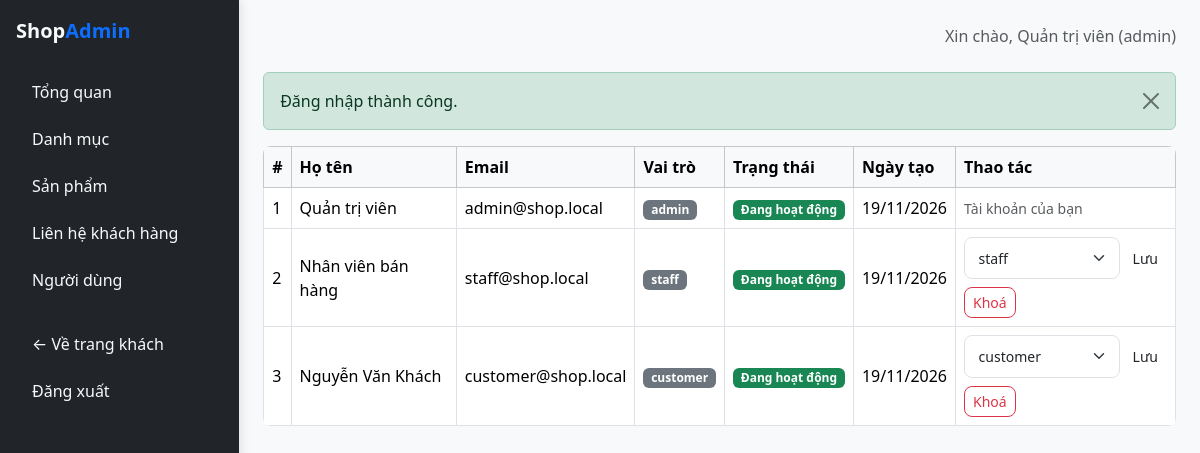
/public/admin/user (signed in), run on the app's committed database.
### tables this page shows
CREATE TABLE `users` (
    `id` INT AUTO_INCREMENT PRIMARY KEY,
    `full_name` VARCHAR(100) NOT NULL,
    `email` VARCHAR(150) NOT NULL UNIQUE,
    `password` VARCHAR(255) NOT NULL,
    `phone` VARCHAR(20) DEFAULT NULL,
    `address` VARCHAR(255) DEFAULT NULL,
    `role` ENUM('admin', 'staff', 'customer') NOT NULL DEFAULT 'customer',
    `status` ENUM('active', 'locked') NOT NULL DEFAULT 'active',
    `created_at` TIMESTAMP DEFAULT CURRENT_TIMESTAMP,
    `updated_at` TIMESTAMP DEFAULT CURRENT_TIMESTAMP ON UPDATE CURRENT_TIMESTAMP
);

### app/core/Controller.php (called while the page is built, shortened)
<?php
abstract class Controller
{
    protected function view(string $view, array $data = [], string|false $layout = 'main'): void
    {
        $viewFile = __DIR__ . '/../views/' . $view . '.php';
        $layoutFile = __DIR__ . '/../views/layouts/' . $layout . '.php';
        $content = function () use ($viewFile, $data) {
            extract($data);
            require $viewFile;
        };
        require $layoutFile;
    }
}

### app/core/AdminController.php (called while the page is built, shortened)
<?php
abstract class AdminController extends Controller
{
protected function view(string $view, array $data = [], string|false
$layout = 'admin'): void
{
parent::view($view, $data, $layout);
}
}

### app/controllers/admin/AdminUserController.php (called while the page is built, shortened)
<?php
class AdminUserController extends AdminController
{
public function index(): void
{
$users = User::all('created_at DESC');
$this->view('admin/user/index', ['pageTitle' => 'Quản lý người
dùng', 'users' => $users]);
}
}

### app/core/App.php (called while the page is built, shortened)
<?php
class App
{
    protected string $action;
    protected array $params = [];
    public function __construct()
    {
        $url = $_GET['url'] ?? '';
        if ($url === '') {
            if (!empty($_SERVER['PATH_INFO'])) {
                $url = $_SERVER['PATH_INFO'];
            }
        }
        $url = preg_replace('#^/?index\.php/?#i', '', $url);
        $url = trim($url, '/');
        $segments = $url === '' ? [] : explode('/', $url);
        if (($segments[0] ?? '') === 'admin') {
            $this->action = $segments[2] ?? 'index';
            $this->params = array_slice($segments, 3);
        } else {
            $this->controllerName = ucfirst($segments[0] ?? 'home') . 'Controller';
            $this->action = $segments[1] ?? 'index';
            $this->params = array_slice($segments, 2);
        }
        $this->dispatch();
    }
    protected function dispatch(): void
    {
        $controller = new $this->controllerName();
        call_user_func_array([$controller, $this->action], $this->params);
    }
}

### public/index.php (called while the page is built, shortened)
<?php
require_once __DIR__ . '/../app/core/helpers.php';
spl_autoload_register(function (string $class): void {
$directories = [
__DIR__ . '/../app/core/',
__DIR__ . '/../app/controllers/',
__DIR__ . '/../app/controllers/admin/',
__DIR__ . '/../app/models/',
__DIR__ . '/../app/services/',
];
foreach ($directories as $dir) {
$file = $dir . $class . '.php';
if (file_exists($file)) {
return;
}
}
});
new App();
?>

### app/core/helpers.php (called while the page is built, shortened)
<?php
function e(?string $value): string
{
    return htmlspecialchars((string) ($value ?? ''), ENT_QUOTES, 'UTF-8');
}
function base_url(string $path = ''): string
{
    static $base = null;
    if ($base === null) {
        if (defined('BASE_URL') && BASE_URL !== 'http://localhost/shop/public/') {
            $base = rtrim(BASE_URL, '/');
        } else {
            $scriptName = str_replace('\\', '/', $_SERVER['SCRIPT_NAME'] ?? '');
            $dir = dirname($scriptName);
            $base = ($dir === '/' || $dir === '\\') ? '' : rtrim($dir, '/');
        }
    }
    $path = ltrim($path, '/');
    return $path === '' ? ($base === '' ? '/' : $base . '/') : $base . '/' . $path;
}
function asset(string $path): string
{
    $cleanPath = ltrim($path, '/');
    return base_url($cleanPath);
}
function flash(string $key, ?string $message = null, string $type = 'success'): ?array
{
    if (!empty($_SESSION['flash'][$key])) {
        $data = $_SESSION['flash'][$key];
        return $data;
    }
    return null;
}

### app/core/Auth.php (called while the page is built, shortened)
<?php
class Auth
{
public static function user(): ?array
{
return $_SESSION['user'] ?? null;
}
public static function id(): ?int
{
return isset($_SESSION['user']['id']) ? (int)
$_SESSION['user']['id'] : null;
}
public static function role(): ?string
{
return $_SESSION['user']['role'] ?? null;
}
}

### app/core/Database.php (called while the page is built, shortened)
<?php
class Database
{
    private static ?PDO $instance = null;
    public static function getInstance(): PDO
    {
        if (self::$instance === null) {
            $host = defined('DB_HOST') ? DB_HOST : 'localhost';
            $name = defined('DB_NAME') ? DB_NAME : 'shop_db';
            $user = defined('DB_USER') ? DB_USER : 'root';
            $pass = defined('DB_PASS') ? DB_PASS : '';
            $charset = defined('DB_CHARSET') ? DB_CHARSET : 'utf8mb4';
            $dsn = "mysql:host={$host};dbname={$name};charset={$charset}";
            $options = [
                PDO::ATTR_ERRMODE            => PDO::ERRMODE_EXCEPTION,
                PDO::ATTR_DEFAULT_FETCH_MODE => PDO::FETCH_ASSOC,
                PDO::ATTR_EMULATE_PREPARES   => false,
            ];
            try {
                self::$instance = new PDO($dsn, $user, $pass, $options);
            } catch (PDOException $e) {
                try {
                    $initDsn = "mysql:host={$host};charset={$charset}";
                    $initPdo = new PDO($initDsn, $user, $pass, $options);
                    $initPdo->exec("CREATE DATABASE IF NOT EXISTS `{$name}` CHARACTER SET utf8mb4 COLLATE utf8mb4_unicode_ci");
                    self::$instance = new PDO($dsn, $user, $pass, $options);
                    $schemaFile = __DIR__ . '/../../database/schema.sql';
                    if (file_exists($schemaFile)) {
                        $sql = file_get_contents($schemaFile);
                        self::$instance->exec($sql);
                    }
                } catch (PDOException $ex) {
                    error_log('Loi ket noi CSDL: ' . $ex->getMessage());
                    http_response_code(500);
                    die('Lỗi kết nối cơ sở dữ liệu: ' . $ex->getMessage());
                }
            }
        }
        return self::$instance;
    }
}

### app/core/Model.php (called while the page is built, shortened)
<?php
abstract class Model
{
protected static string $table = '';
protected static function db(): PDO
{
return Database::getInstance();
}
public static function all(string $orderBy = ''): array
{
$sql = 'SELECT * FROM ' . static::$table;
if ($orderBy !== '') {
$sql .= ' ORDER BY ' . $orderBy;
}
return static::db()->query($sql)->fetchAll();
}
}
?>

### app/views/admin/user/index.php (the view, shortened to what this page needs)
<div class="table-responsive">
<table class="table table-bordered align-middle bg-white">
<thead class="table-light">
<tr>
<th>#</th>
<th>Họ tên</th>
<th>Email</th>
<th>Vai trò</th>
<th>Trạng thái</th>
<th>Ngày tạo</th>
<?php if (Auth::role() === 'admin'): ?><th style="width:
220px;">Thao tác</th><?php endif; ?>
</tr>
</thead>
<tbody>
<?php foreach ($users as $u): ?>
<tr>
<td><?= (int) $u['id'] ?></td>
<td><?= e($u['full_name']) ?></td>
<td><?= e($u['email']) ?></td>
<td><span class="badge bg-secondary"><?= e($u['role'])
?></span></td>
<td>
<?php if ($u['status'] === 'active'): ?>
<span class="badge bg-success">Đang hoạt
động</span>
<?php else: ?>
<span class="badge bg-danger">Đã khoá</span>
<?php endif; ?>
</td>
<td><?= e(date('d/m/Y', strtotime($u['created_at'])))
?></td>
<?php if (Auth::role() === 'admin'): ?>
<td>
<?php if ((int) $u['id'] === (int) Auth::id()): ?>
<span class="text-muted small">Tài khoản của
bạn</span>
<?php else: ?>
<div class="d-flex flex-column gap-2">
<form method="POST" action="<?=
e(base_url('admin/user/role')) ?>" class="d-flex gap-1">
<select name="role" class="form-select
form-select-sm">
<?php foreach (['customer',
'staff', 'admin'] as $r): ?>
<option value="<?= $r ?>" <?=
$u['role'] === $r ? 'selected' : '' ?>>
<?= $r ?>
</option>
<?php endforeach; ?>
</select>
<button class="btn btn-sm btn-outline-
primary">Lưu</button>
</form>
<form method="POST" action="<?=
e(base_url('admin/user/status')) ?>">
<button class="btn btn-sm <?=
$u['status'] === 'active' ? 'btn-outline-danger' : 'btn-outline-success'
?>">
<?= $u['status'] === 'active' ?
'Khoá' : 'Mở khoá' ?>
</button>
</form>
</div>
<?php endif; ?>
</td>
<?php endif; ?>
</tr>
<?php endforeach; ?>
</tbody>
</table>
</div>

### app/views/layouts/admin.php (shortened to what this page needs)
<!DOCTYPE html>
<html lang="vi">
<head>
    <link href="https://cdn.jsdelivr.net/npm/bootstrap@5/dist/css/bootstrap.min.css" rel="stylesheet">
    <link href="<?= e(asset('css/style.css')) ?>" rel="stylesheet">
</head>
<body>
<div class="d-flex">
    <nav class="bg-dark text-light p-3" style="width: 240px; min-height: 100vh;">
        <a href="<?= e(base_url('admin/dashboard')) ?>" class="d-block text-light text-decoration-none fw-bold fs-5 mb-4">
            Shop<span class="text-primary">Admin</span>
        </a>
        <ul class="nav nav-pills flex-column gap-1">
            <li class="nav-item">
                <a class="nav-link text-light" href="<?= e(base_url('admin/dashboard')) ?>">Tổng quan</a>
            </li>
            <li class="nav-item">
                <a class="nav-link text-light" href="<?= e(base_url('admin/category')) ?>">Danh mục</a>
            </li>
            <li class="nav-item">
                <a class="nav-link text-light" href="<?= e(base_url('admin/product')) ?>">Sản phẩm</a>
            </li>
            <li class="nav-item">
                <a class="nav-link text-light" href="<?= e(base_url('admin/contact')) ?>">Liên hệ khách hàng</a>
            </li>
            <?php if (Auth::role() === 'admin'): ?>
                <li class="nav-item">
                    <a class="nav-link text-light" href="<?= e(base_url('admin/user')) ?>">Người dùng</a>
                </li>
            <?php endif; ?>
            <li class="nav-item mt-3">
                <a class="nav-link text-light" href="<?= e(base_url('')) ?>">&larr; Về trang khách</a>
            </li>
            <li class="nav-item">
                <a class="nav-link text-light" href="<?= e(base_url('admin/auth/logout')) ?>">Đăng xuất</a>
            </li>
        </ul>
    </nav>
    <div class="flex-grow-1 p-4">
        <div class="d-flex justify-content-between align-items-center mb-4">
            <span class="text-muted">
                Xin chào, <?= e(Auth::user()['full_name'] ?? '') ?>
                (<?= e(Auth::role() ?? '') ?>)
            </span>
        </div>
        <?php if ($f = flash('success')): ?>
            <div class="alert alert-success alert-dismissible fade show" role="alert">
                <?= $f['message'] ?>
                <button type="button" class="btn-close" data-bs-dismiss="alert"></button>
            </div>
        <?php endif; ?>
        <?php $content(); ?>
    </div>
</div>
</body>
</html>

### public/css/style.css (style rules this page uses)
body { background-color: #f8f9fa; color: #333333; font-family: system-ui, -apple-system, "Segoe UI", Roboto, "Helvetica Neue", Arial, sans-serif; }
.table { border-radius: 0.5rem; overflow: hidden; }
.btn { border-radius: 0.5rem; font-weight: 500; }
.form-control, .form-select { border-radius: 0.5rem; padding: 0.6rem 0.85rem; }
nav.bg-dark { box-shadow: 2px 0 10px rgba(0,0,0,0.1); }
nav.bg-dark .nav-link { border-radius: 0.5rem; padding: 0.6rem 1rem; transition: all 0.2s ease-in-out; }

### data on the page
users: full_name "Quản trị viên", id "1", email "admin@shop.local", role "admin", status "Đang hoạt động", created_at "19/11/2026", shows "Tài khoản của bạn"
users: id "2", full_name "Nhân viên bán hàng", email "staff@shop.local", role "staff", status "Đang hoạt động", created_at "19/11/2026"
users: id "3", full_name "Nguyễn Văn Khách", email "customer@shop.local", role "customer", status "Đang hoạt động", created_at "19/11/2026"

### other printed values
Auth::role() "admin"
$f['message'] "Đăng nhập thành công."
